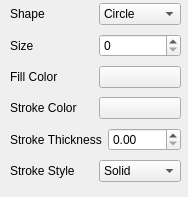
<?xml version="1.0" encoding="UTF-8"?>
<ui version="4.0">
 <class>ShapeRenderer</class>
 <widget class="QWidget" name="ShapeRenderer">
  <property name="geometry">
   <rect>
    <x>0</x>
    <y>0</y>
    <width>188</width>
    <height>197</height>
   </rect>
  </property>
  <property name="windowTitle">
   <string>Form</string>
  </property>
  <widget class="QWidget" name="layoutWidget">
   <property name="geometry">
    <rect>
     <x>10</x>
     <y>0</y>
     <width>171</width>
     <height>191</height>
    </rect>
   </property>
   <layout class="QVBoxLayout" name="verticalLayout">
    <item>
     <layout class="QHBoxLayout" name="horizontalLayout">
      <item>
       <widget class="QLabel" name="label">
        <property name="text">
         <string>Shape</string>
        </property>
       </widget>
      </item>
      <item>
       <widget class="QComboBox" name="ShapeWidget">
        <item>
         <property name="text">
          <string>Circle</string>
         </property>
        </item>
        <item>
         <property name="text">
          <string>Square</string>
         </property>
        </item>
       </widget>
      </item>
     </layout>
    </item>
    <item>
     <layout class="QHBoxLayout" name="horizontalLayout_2">
      <item>
       <widget class="QLabel" name="label_2">
        <property name="text">
         <string>Size</string>
        </property>
       </widget>
      </item>
      <item>
       <widget class="QSpinBox" name="SizeWidget"/>
      </item>
     </layout>
    </item>
    <item>
     <layout class="QHBoxLayout" name="FillColorLayout">
      <item>
       <widget class="QLabel" name="label_3">
        <property name="text">
         <string>Fill Color</string>
        </property>
       </widget>
      </item>
      <item>
       <widget class="QPushButton" name="FillColorButton">
        <property name="text">
         <string/>
        </property>
       </widget>
      </item>
     </layout>
    </item>
    <item>
     <layout class="QHBoxLayout" name="StrokeColorLayout">
      <item>
       <widget class="QLabel" name="label_4">
        <property name="text">
         <string>Stroke Color</string>
        </property>
       </widget>
      </item>
      <item>
       <widget class="QPushButton" name="StrokeColorButton">
        <property name="text">
         <string/>
        </property>
       </widget>
      </item>
     </layout>
    </item>
    <item>
     <layout class="QHBoxLayout" name="horizontalLayout_6">
      <item>
       <widget class="QLabel" name="label_5">
        <property name="text">
         <string>Stroke Thickness</string>
        </property>
       </widget>
      </item>
      <item>
       <widget class="QDoubleSpinBox" name="StrokeThiccWidget"/>
      </item>
     </layout>
    </item>
    <item>
     <layout class="QHBoxLayout" name="horizontalLayout_5">
      <item>
       <widget class="QLabel" name="label_6">
        <property name="text">
         <string>Stroke Style</string>
        </property>
       </widget>
      </item>
      <item>
       <widget class="QComboBox" name="StrokeStyleWidget">
        <item>
         <property name="text">
          <string>Solid</string>
         </property>
        </item>
        <item>
         <property name="text">
          <string>Dash</string>
         </property>
        </item>
        <item>
         <property name="text">
          <string>Dot</string>
         </property>
        </item>
       </widget>
      </item>
     </layout>
    </item>
   </layout>
  </widget>
 </widget>
 <resources/>
 <connections/>
</ui>
